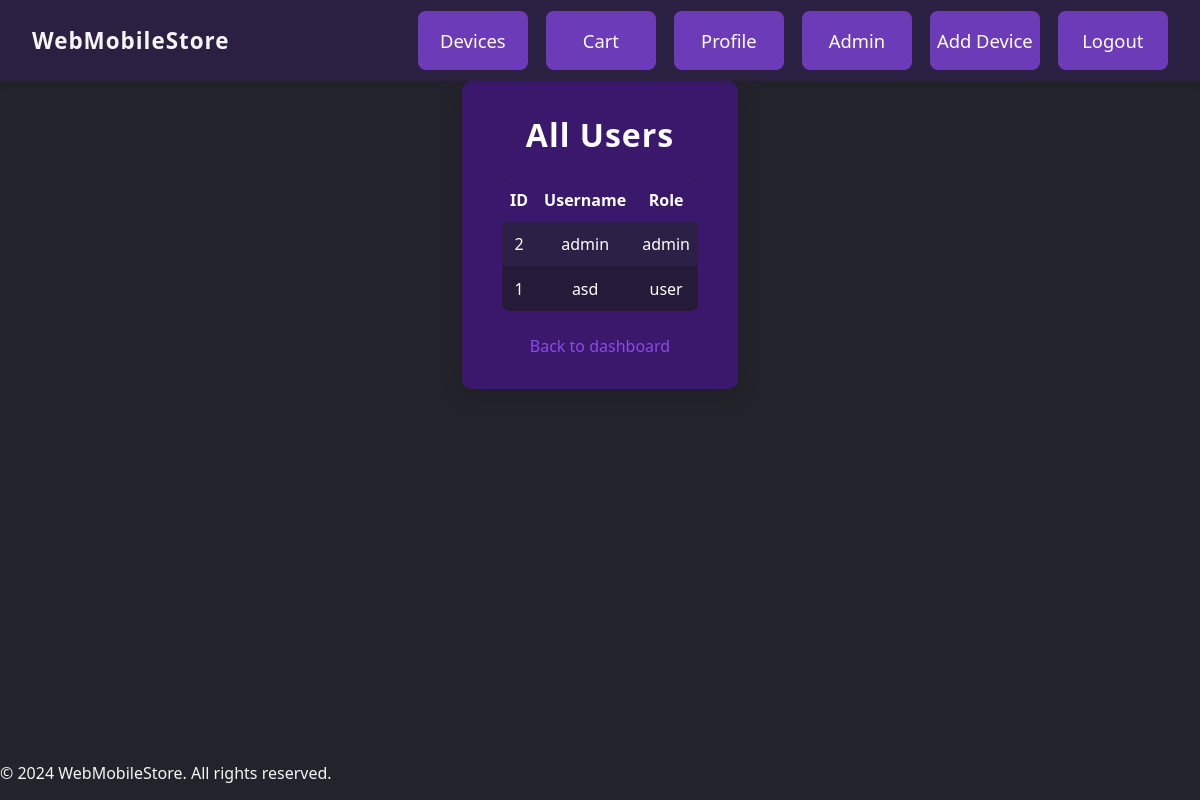
The app's page /index.php?page=user&action=list (signed in) with its own data.
### tables this page shows
CREATE TABLE users (
    id INT AUTO_INCREMENT PRIMARY KEY,
    username VARCHAR(50) UNIQUE NOT NULL,
    password VARCHAR(255) NOT NULL,
    role ENUM('user', 'admin' , 'anon') DEFAULT 'anon'
);

### core/BaseController.php (called while the page is built, shortened)
<?php
class BaseController
{
    protected function render($viewPath, $variables = [])
    {
        extract($variables);
        require __DIR__ . "/../views/$viewPath.php";
    }
}

### controllers/UserController.php (called while the page is built, shortened)
<?php
class UserController extends BaseController
{
    public function list()
    {
        $users = User::all();
        $this->render('users/list', ['users' => $users]);
    }
}

### models/User.php (called while the page is built, shortened)
<?php
class User
{
    public static function all()
    {
        $conn = (new DbConnection())->connect();
        $result = $conn->query("SELECT id, username, role FROM users ORDER BY username");
        return $result->fetch_all(MYSQLI_ASSOC);
    }
}

### views/users/list.php (the view)
<?php $title = 'User List'; include __DIR__ . '/../partials/header.php'; ?>
<div class="dashboard">
    <h1>All Users</h1>
    <table>
        <tr><th>ID</th><th>Username</th><th>Role</th></tr>
        <?php foreach ($users as $u): ?>
        <tr>
            <td><?=htmlspecialchars($u['id'])?></td>
            <td><?=htmlspecialchars($u['username'])?></td>
            <td><?=htmlspecialchars($u['role'])?></td>
        </tr>
        <?php endforeach; ?>
    </table>
    <div class="register-links">
        <a href="/index.php?page=dashboard">Back to dashboard</a>
    </div>
</div>
<?php include __DIR__ . '/../partials/footer.php'; ?>

### public/styles/style.css (style rules this page uses)
body { background: #23232b; color: #f5f5f5; font-family: 'Segoe UI', Arial, sans-serif; margin: 0; padding: 0; min-height: 100vh; }
.dashboard { background: #3a186b; color: #fff; padding: 2em 2.5em; border-radius: 10px; margin: 0 auto; max-width: 600px; box-shadow: 0 4px 24px rgba(0,0,0,0.15); text-align: center; }
.dashboard h1 { margin-top: 0; font-size: 2em; letter-spacing: 1px; }
.register-links, .login-links { margin-top: 1.5em; display: flex; flex-direction: column; gap: 0.5em; }
.register-links a, .login-links a { color: #8a4be7; text-decoration: none; font-size: 1em; transition: color 0.2s; }
table { width: 100%; border-collapse: collapse; margin-bottom: 1.5em; background: #2d2046; color: #fff; border-radius: 8px; overflow: hidden; }
th, td { padding: 0.7em 0.5em; text-align: center; }
th { background: #3a186b; font-weight: 600; }
tr:nth-child(even) { background: #2d2046; }
tr:nth-child(odd) { background: #251a38; }
html, body { height: 100%; }
body { display: flex; flex-direction: column; min-height: 100vh; }

### records on screen
users: id "2", username "admin", role "admin"
users: id "1", username "asd", role "user"
